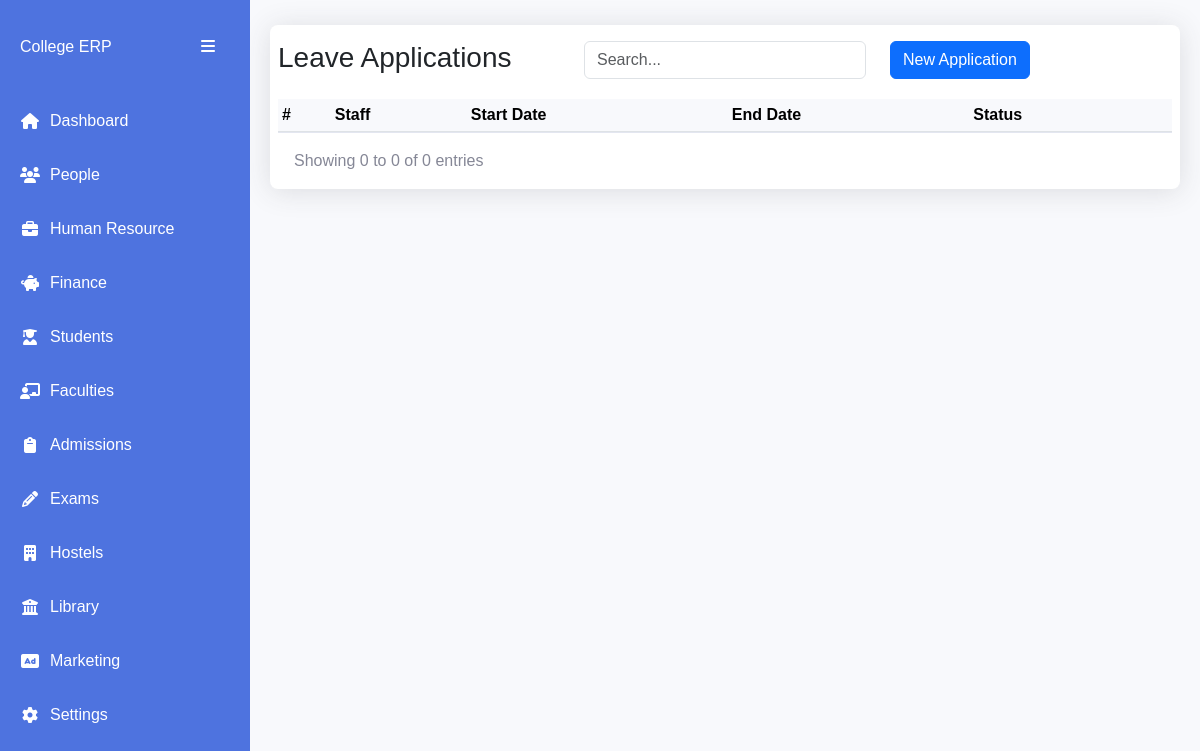
Page /staff/leave-applications/ on the earlier database version.
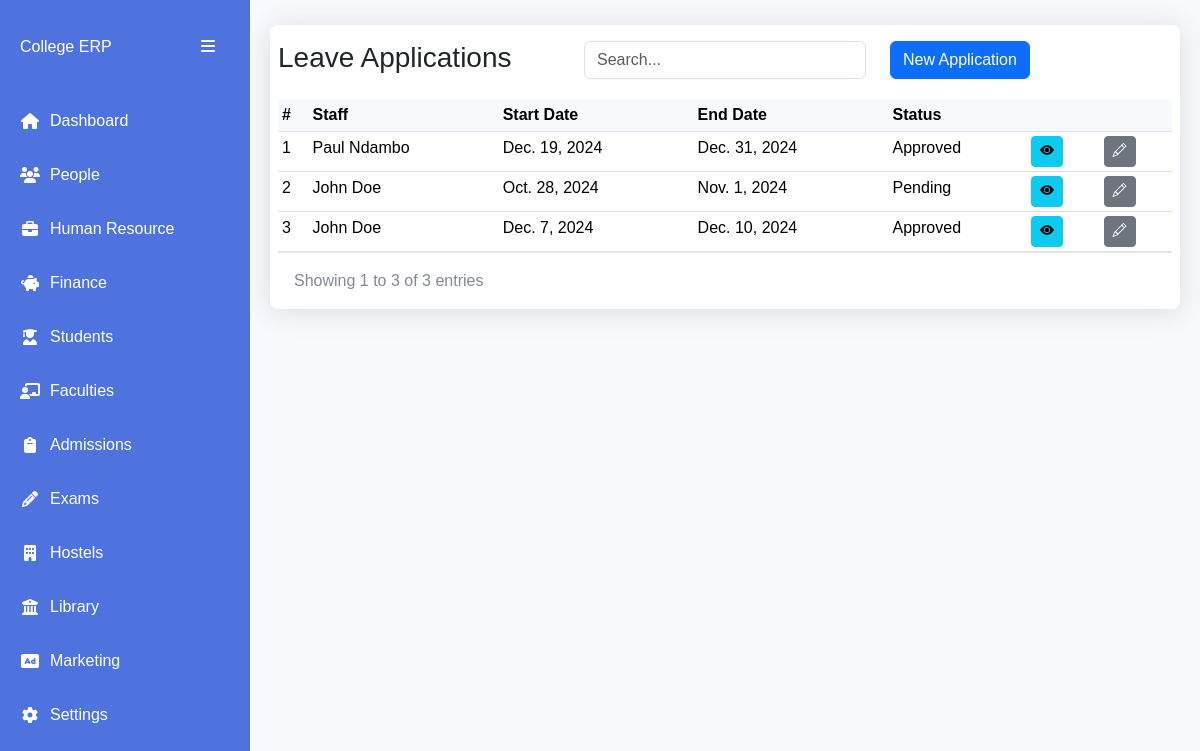
Same page on the later database version.
### apps/staff/models.py (models this page shows, shortened)
class StaffLeaveApplication(AbsoluteBaseModel):
    staff = models.ForeignKey(Staff, on_delete=models.CASCADE)
    start_date = models.DateField()
    end_date = models.DateField()
    leave_type = models.CharField(max_length=255, choices=LEAVE_TYPES)
    reason = models.CharField(max_length=255)
    status = models.CharField(max_length=255, choices=(("Pending", "Pending"), ("Approved", "Approved"), ("Declined", "Declined")), default="Pending")
    reason_declined = models.CharField(max_length=500, null=True)

class Staff(AbsoluteBaseModel):
    user = models.OneToOneField("users.User", on_delete=models.CASCADE)
    staff_number = models.CharField(max_length=255)
    department = models.ForeignKey(Department, on_delete=models.CASCADE)
    position = models.CharField(max_length=255, null=True)

### apps/users/models.py (models this page shows, shortened)
class User(AbstractUser, AbsoluteBaseModel):
    role = models.ForeignKey(UserRole, on_delete=models.CASCADE, null=True)
    gender = models.CharField(max_length=10, choices=GENDER_CHOICES)
    phone_number = models.CharField(max_length=255)
    id_number = models.CharField(max_length=255, null=True)
    passport_number = models.CharField(max_length=255, null=True)
    address = models.CharField(max_length=255, null=True)
    postal_code = models.CharField(max_length=255, null=True)
    city = models.CharField(max_length=255, null=True)
    state = models.CharField(max_length=255, null=True)
    country = models.CharField(max_length=255, null=True)
    date_of_birth = models.DateField(null=True)
    def name(self):
        return f"{self.first_name} {self.last_name}"

### apps/staff/views.py (the view)
# urls.py: path("leave-applications/", LeaveApplicationListView.as_view(), name="leave-applications"),
class LeaveApplicationListView(ListView):
    model = StaffLeaveApplication
    template_name = "staff/leaves/applications.html"
    context_object_name = "applications"
    paginate_by = 8
    staffs = Staff.objects.all()
    def get_queryset(self):
        queryset = super().get_queryset()
        search_query = self.request.GET.get("search", "")
        if search_query:
            queryset = queryset.filter(
                Q(id__icontains=search_query)
                | Q(staff__user__first_name__icontains=search_query)
            )
        return queryset.order_by("-created_on")
    def get_context_data(self, **kwargs):
        context = super().get_context_data(**kwargs)
        context["search_query"] = self.request.GET.get("search", "")
        context["staffs"] = self.staffs
        context["leave_types"] = LEAVE_TYPES
        return context

### templates/staff/leaves/applications.html (shortened to what this page needs)
{% extends "base1.html" %}
{% block content %}
<div class="table-card">
    <div class="row py-3 px-2">
      <div class="col">
          <h3>Leave Applications</h3>
      </div>
      <div class="col">
          <input type="text" class="form-control" placeholder="Search..."
          id="searchInput" value="{{ search_query }}">
      </div>
      <div class="col">
        <button class="btn btn-primary" data-bs-toggle="modal" data-bs-target="#newLeaveApplicationModal">New Application</button>
        </div>
  </div>
      <div class="table-container px-2">
        <table class="table data-table table-sm">
          <thead>
            <tr>
              <th scope="col">#</th>
              <th scope="col">Staff</th>
              <th scope="col">Start Date</th>
              <th scope="col">End Date</th>
              <th scope="col">Status</th>
              <th scope="col" colspan="3"></th>
            </tr>
          </thead>
          <tbody>
            {% for leave in applications %}
            <tr>
              <td>{{forloop.counter}}</td>
              <td>{{leave.staff.user.name}}</td>
              <td>{{leave.start_date}}</td>
              <td>{{leave.end_date}}</td>
              <td>{{leave.status}}</td>
              <td>
                <a href="{% url 'leave-application-details' leave.id %}" class="btn btn-info btn-sm"><i class="bi bi-eye-fill"></i></a>
              </td>
              <td><a class="btn btn-secondary btn-sm" data-bs-toggle="modal" data-bs-target="#editLeaveApplicationModal{{ leave.id }}">
                <i class="bi bi-pencil"></i>
              </a></td>
            </tr>
            {% endfor %}
          </tbody>
        </table>
        <div class="table-footer">
          <div class="page-info">
              Showing
              {{ page_obj.start_index }}
              to
              {{ page_obj.end_index }}
              of
              {{ paginator.count }}
              entries
          </div>
      </div>
      </div>
{% endblock content %}

### templates/base1.html (shortened to what this page needs)
<!DOCTYPE html>
<html>
<head>
    <link href="https://cdnjs.cloudflare.com/ajax/libs/bootstrap/5.3.2/css/bootstrap.min.css" rel="stylesheet">
    <link href="https://cdnjs.cloudflare.com/ajax/libs/font-awesome/6.4.0/css/all.min.css" rel="stylesheet">
    <link rel="stylesheet" href="https://cdnjs.cloudflare.com/ajax/libs/bootstrap-icons/1.11.3/font/bootstrap-icons.min.css" />
</head>
<body>
    <div class="wrapper">
        {% include "includes/new_sidebar.html" %}
        <div id="content">
            {% block content %}
            {% endblock content %}
 </div>
    </div>
</body>
</html>

### templates/includes/new_sidebar.html (shortened to what this page needs)
<nav id="sidebar">
    <div class="sidebar-header d-flex justify-content-between align-items-center">
        <span class="text-white link-text">College ERP</span>
        <button class="hamburger">
            <i class="fas fa-bars"></i>
        </button>
    </div>
    <div class="sidebar-nav">
        <ul class="list-unstyled">
            <li>
                <a href="/">
                    <i class="fas fa-home icon"></i>
                    <span class="link-text">Dashboard</span>
                </a>
            </li>
            <li>
                <a href="#" class="dropdown-toggle" data-bs-toggle="collapse" aria-expanded="false">
                    <i class="fas fa-users icon"></i>
                    <span class="link-text">People</span>
                </a>
            </li>
            <li>
                <a href="#" class="dropdown-toggle" data-bs-toggle="collapse" aria-expanded="false">
                    <i class="fas fa-briefcase icon"></i>
                    <span class="link-text">Human Resource</span>
                </a>
            </li>
            <li>
                <a href="#" class="dropdown-toggle" data-bs-toggle="collapse" aria-expanded="false">
                    <i class="fas fa-piggy-bank icon"></i>
                    <span class="link-text">Finance</span>
                </a>
            </li>
            <li>
                <a href="#" class="dropdown-toggle" data-bs-toggle="collapse" aria-expanded="false">
                    <i class="fas fa-user-graduate icon"></i>
                    <span class="link-text">Students</span>
                </a>
            </li>
            <li>
                <a href="#" class="dropdown-toggle" data-bs-toggle="collapse" aria-expanded="false">
                    <i class="fas fa-chalkboard-teacher icon"></i>
                    <span class="link-text">Faculties</span>
                </a>
            </li>
            <li>
                <a href="#" class="dropdown-toggle" data-bs-toggle="collapse" aria-expanded="false">
                    <i class="fas fa-clipboard icon"></i>
                    <span class="link-text">Admissions</span>
                </a>
            </li>
            <li>
                <a href="#" class="dropdown-toggle" data-bs-toggle="collapse" aria-expanded="false">
                    <i class="fas fa-pencil-alt icon"></i>
                    <span class="link-text">Exams</span>
                </a>
            </li>
            <li>
                <a href="#" class="dropdown-toggle" data-bs-toggle="collapse" aria-expanded="false">
                    <i class="fas fa-building icon"></i>
                    <span class="link-text">Hostels</span>
                </a>
            </li>
            <li>
                <a href="#" class="dropdown-toggle" data-bs-toggle="collapse" aria-expanded="false">
                    <i class="fa-solid fa-university icon"></i>
                    <span class="link-text">Library</span>
                </a>
            </li>
            <li>
                <a href="#" class="dropdown-toggle" data-bs-toggle="collapse" aria-expanded="false">
                    <i class="fas fa-ad icon"></i>
                    <span class="link-text">Marketing</span>
                </a>
            </li>
            <li>
                <a href="#settings">
                    <i class="fas fa-cog icon"></i>
                    <span class="link-text">Settings</span>
                </a>
            </li>
        </ul>
    </div>
</nav>

### templates/base1.html (style rules this page uses)
:root { --sidebar-width: 250px; --sidebar-collapsed-width: 70px; --primary-color: #4e73df; --secondary-color: #858796; }
body { background-color: #f8f9fc; font-family: 'Nunito', sans-serif; overflow-x: hidden; }
.wrapper { display: flex; min-height: 100vh; }
#sidebar { width: var(--sidebar-width); background: var(--primary-color); transition: all 0.3s; position: fixed; height: 100vh; z-index: 1000; display: flex; flex-direction: column; }
#sidebar .sidebar-header { padding: 20px; background: var(--hover-color); flex-shrink: 0; }
#sidebar .sidebar-nav { flex-grow: 1; overflow-y: auto; scrollbar-width: thin; scrollbar-color: rgba(255, 255, 255, 0.2) transparent; }
#sidebar ul { padding: 0; list-style: none; }
#sidebar ul li a { padding: 15px 20px; display: flex; align-items: center; color: #fff; text-decoration: none; transition: all 0.3s; position: relative; }
#sidebar .icon { margin-right: 10px; width: 20px; text-align: center; }
.dropdown-toggle::after { display: none !important; }
#content { margin-left: var(--sidebar-width); width: 100%; padding: 20px; transition: all 0.3s; }
.hamburger { background: none; border: none; color: white; padding: 15px; cursor: pointer; }
.table-card { background: white; border-radius: 8px; box-shadow: 0 0.15rem 1.75rem 0 rgba(58, 59, 69, 0.15); margin: 5px 0; }
.table-container { overflow-x: auto; }
.data-table { margin-bottom: 0; }
.data-table th { background-color: #f8f9fc; border-top: none; white-space: nowrap; cursor: pointer; }
.table-footer { padding: 1rem; display: flex; justify-content: space-between; align-items: center; flex-wrap: wrap; gap: 1rem; border-top: 1px solid #e3e6f0; }
.page-info { color: #858796; }

Differences in the rows shown:
added StaffLeaveApplication: staff.user.name "Paul Ndambo", start_date "Dec. 19, 2024", end_date "Dec. 31, 2024", status "Approved"
added StaffLeaveApplication: staff.user.name "John Doe", start_date "Oct. 28, 2024", end_date "Nov. 1, 2024", status "Pending"
added StaffLeaveApplication: staff.user.name "John Doe", start_date "Dec. 7, 2024", end_date "Dec. 10, 2024", status "Approved"
Other differences:
{{ page_obj.start_index }}: "0" → "1"
{{ page_obj.end_index }}: "0" → "3"
{{ paginator.count }}: "0" → "3"
